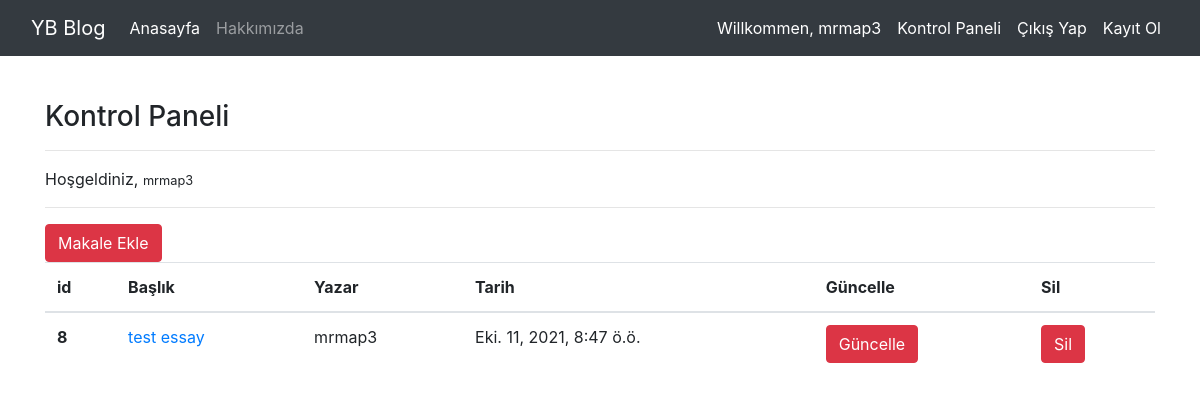
/article/dashboard/ (signed in), run on the app's committed database.
### article/models.py (models this page shows, shortened)
class Article(models.Model):
    author = models.ForeignKey("auth.User",on_delete = models.CASCADE,verbose_name="Yazar")
    title = models.CharField(max_length=50,verbose_name="Başlık")
    content = models.TextField(verbose_name="içerik")
    created_date = models.DateTimeField(auto_now_add=True,verbose_name="oluşturma tarihi")

### article/views.py (the view)
# urls.py: path('dashboard/', views.dashboard,name="dashboard"),
def dashboard(request):
    articles = Article.objects.filter(author = request.user)
    context = {
        "articles":articles
    }
    return render(request, "dashboard.html",context)

### templates/dashboard.html
{% extends "layout.html" %}
{% block body %}
<h3>Kontrol Paneli</h3>
<hr>
<p>
Hoşgeldiniz, <small>{{request.user.username}}</small>
</p>
<hr>
<a class="btn btn-danger" href = "/article/addarticle">Makale Ekle</a>
 {% if articles %}
 <table class="table">
  <thead>
    <tr>
      <th scope="col">id</th>
      <th scope="col">Başlık</th>
      <th scope="col">Yazar</th>
      <th scope="col">Tarih</th>
      <th scope="col">Güncelle</th>
      <th scope="col">Sil</th>
    </tr>
  </thead>
  <tbody>
    {% for article in articles %}
    <tr>
      <th scope="row">{{article.id}}</th>
      <td><a href="/article/article/{{article.id}}">{{article.title}}</a></td>
      <td>{{article.author.username}}</td>
      <td>{{article.created_date}}</td>
      <td><a href="/article/update/{{article.id}}" class="btn btn-danger">Güncelle</a></td>
      <td><a href="/article/delete/{{article.id}}" class="btn btn-danger">Sil</a></td>
    </tr>
    {% endfor %}
  </tbody>
</table>
 {% else %}
<div class = "alert alert-danger">Henüz makaleniz yayınlanmamıs</div>
 {% endif %}
{% endblock body %}

### templates/includes/navbar.html (shortened to what this page needs)
 <nav class="navbar navbar-expand-md navbar-dark fixed-top bg-dark">
  <div class="container-fluid">
    <a class="navbar-brand" href="/">YB Blog</a>
    <div class="collapse navbar-collapse" id="navbarCollapse">
      <ul class="navbar-nav me-auto mb-2 mb-md-0">
        <li class="nav-item">
          <a class="nav-link active" aria-current="page" href="/index">Anasayfa</a>
        </li>
        <li class="nav-item">
          <a class="nav-link" href="/about">Hakkımızda</a>
        </li>
      </ul>
      <ul class="navbar-nav ml-auto">
{% if request.user.is_authenticated %}
<li class="nav-item active">
  <a class="nav-link">Willkommen, {{request.user.username}}</a></li>
<li class="nav-item active">
  <a class="nav-link" href="/article/dashboard">Kontrol Paneli</a>
</li>
<li class="nav-item active">
  <a class="nav-link" href="/user/logout">Çıkış Yap</a>
</li>
{% else %}
<li class="nav-item active">
  <a class="nav-link" href="/user/login">Giriş Yap</a>
</li>
{% endif %}
        <li class="nav-item active">
          <a class="nav-link" href="/user/register">Kayıt Ol</a>
        </li>
      </ul>
    </div>
  </div>
</nav>

### data on the page
Article: id "8", title "test essay", author.username "mrmap3", created_date "Eki. 11, 2021, 8:47 ö.ö."

### other printed values
{{ request.user.username }} "mrmap3"
